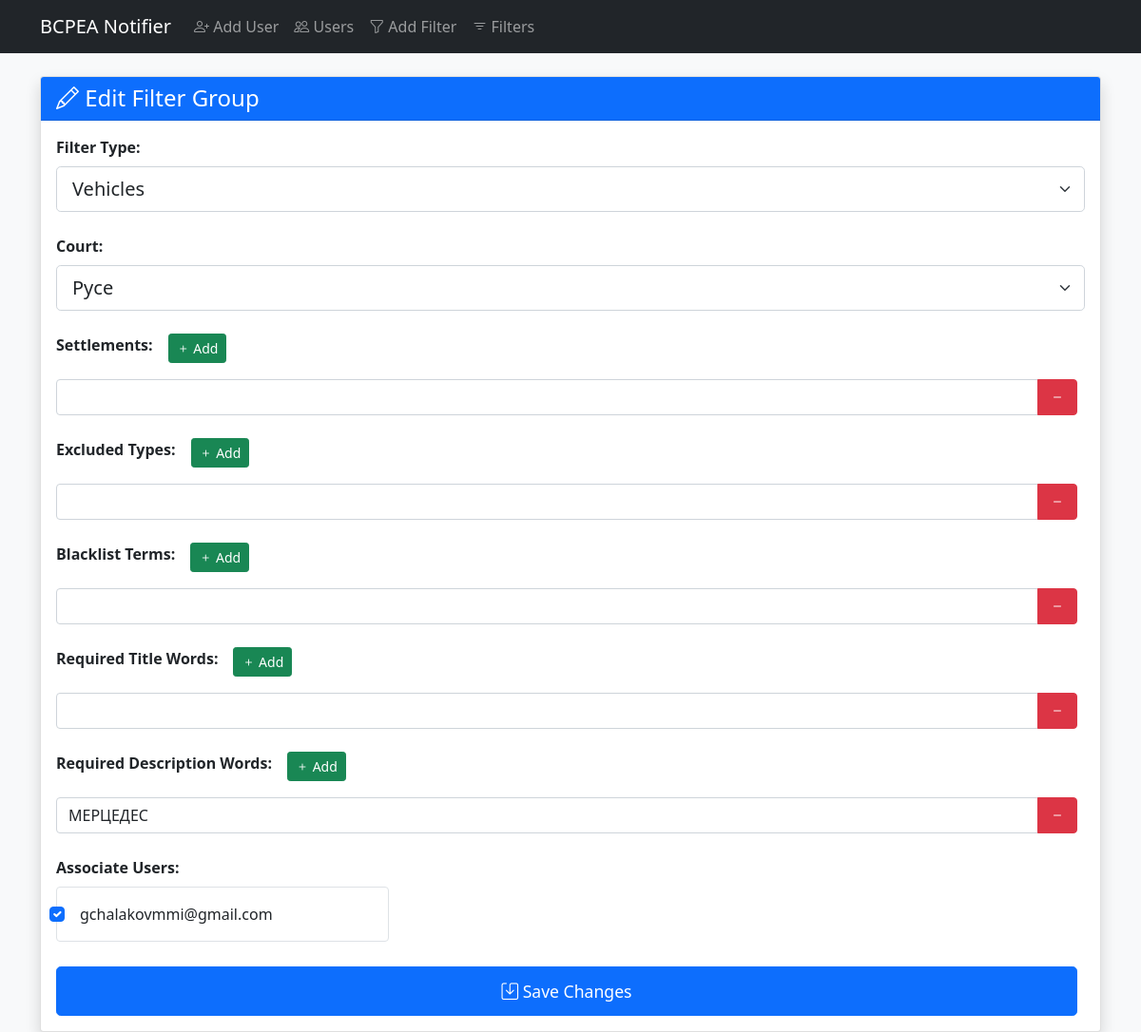
Page /edit_filter/1 on the earlier database version.
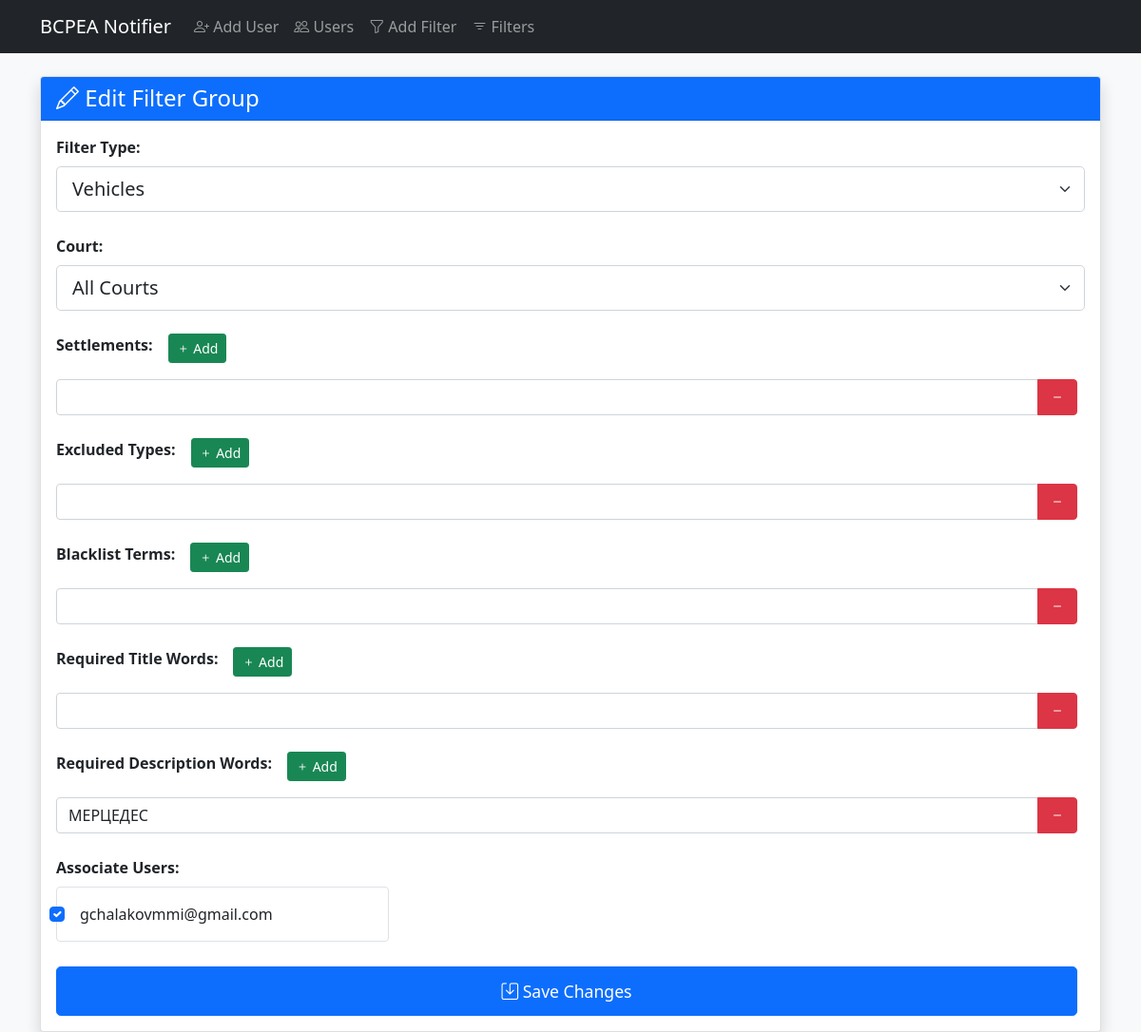
Same page on the later database version.
### tables this page shows
CREATE TABLE filter_groups (
                id INTEGER PRIMARY KEY AUTOINCREMENT,
                type TEXT NOT NULL DEFAULT 'property',
                court INTEGER NOT NULL,
                settlements TEXT,
                excluded_property_types TEXT,
                blacklist TEXT,
                required_title_words TEXT,
                required_description_words TEXT,
                created_at DATETIME DEFAULT CURRENT_TIMESTAMP
            );

### app.py (the view, shortened to what this page needs)
@app.route('/edit_filter/<int:filter_id>', methods=['GET', 'POST'])
def edit_filter(filter_id):
    db = get_db()
    filter_group = db.execute('SELECT * FROM filter_groups WHERE id = ?', (filter_id,)).fetchone()
    users = db.execute('''
        SELECT u.email
        FROM users u
        JOIN user_filters uf ON u.id = uf.user_id
        WHERE uf.filter_group_id = ?
    ''', (filter_id,)).fetchall()
    associated_emails = [u['email'] for u in users]
    all_users = db.execute('SELECT * FROM users ORDER BY email').fetchall()
    return render_template('edit_filter.html',
                         filter=filter_group,
                         court_choices=COURT_CHOICES,
                         filter_types=FILTER_TYPES,
                         users=all_users,
                         associated_emails=associated_emails)

### app.py (called while the page is built)
def get_db():
    db = getattr(g, '_database', None)
    if db is None:
        db = g._database = sqlite3.connect(DATABASE)
        db.row_factory = sqlite3.Row
    return db

@app.teardown_appcontext
def close_connection(exception):
    db = getattr(g, '_database', None)
    if db is not None:
        db.close()

### templates/edit_filter.html (shortened to what the changed rows need)
{% extends "base.html" %}
{% block content %}
<div class="card shadow">
    <div class="card-body">
        <form method="POST">
            <div class="mb-4">
                <label class="form-label fw-bold">Filter Type:</label>
                <select name="type" class="form-select form-select-lg" required>
                    {% for value, label in filter_types %}
                        <option value="{{ value }}" {% if value == filter.type %}selected{% endif %}>{{ label }}</option>
                    {% endfor %}
                </select>
            </div>
            <div class="mb-4">
                <label class="form-label fw-bold">Court:</label>
		<select name="court" class="form-select form-select-lg" required>
		    {% for num, name in court_choices %}
			<option value="{{ num }}" {% if num|string == filter.court|string %}selected{% endif %}>{{ name }}</option>
		    {% endfor %}
		</select>
            </div>
            {% macro render_field_section(field_name, label, values) %}
                <div class="mb-4">
                    <div id="{{ field_name }}-container">
                        {% if values %}
                            {% for value in values %}
                                <div class="input-group mb-2">
                                    <input type="text" name="{{ field_name }}[]" class="form-control" value="{{ value }}">
                                    <button type="button" class="btn btn-danger" onclick="removeField(this)">
                                        <i class="bi bi-dash"></i>
                                    </button>
                                </div>
                            {% endfor %}
                        {% endif %}
                    </div>
                </div>
            {% endmacro %}
            {{ render_field_section('required_description', 'Required Description Words', filter.required_description_words.split(',') if filter.required_description_words) }}
        </form>
    </div>
</div>
{% endblock %}

Differences in the rows shown:
changed filter_groups "МЕРЦЕДЕС": court "Русе" → "All Courts"
